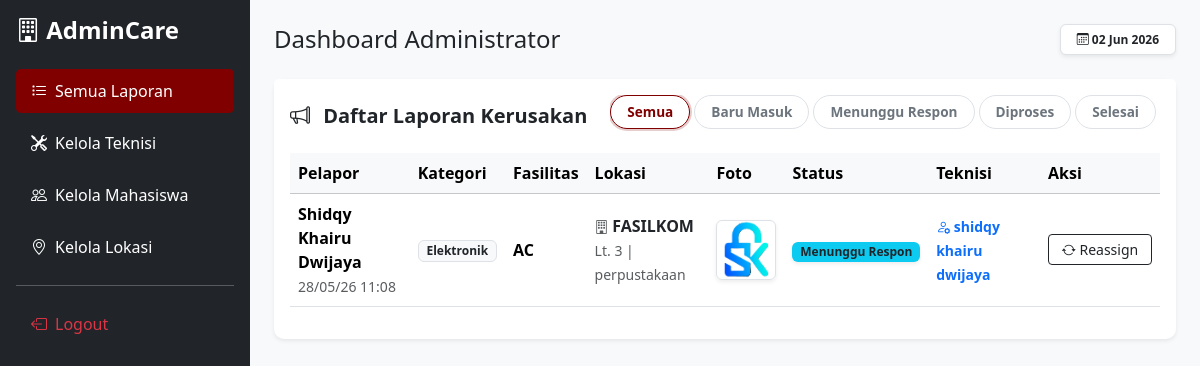
The page /admin/dashboard.php (signed in) on the database its author committed.
### tables this page shows
CREATE TABLE `laporan` (
  `id` int(11) NOT NULL,
  `id_mahasiswa` int(11) NOT NULL,
  `id_teknisi` int(11) DEFAULT NULL,
  `id_ruangan` int(11) NOT NULL,
  `nama_fasilitas` varchar(100) NOT NULL,
  `kategori` enum('Elektronik','Furniture','Internet','Kebersihan','Lainnya') NOT NULL,
  `deskripsi` text NOT NULL,
  `foto` varchar(255) NOT NULL,
  `status` enum('Menunggu','Menunggu Respon','Diproses','Sedang Dikerjakan','Selesai') DEFAULT 'Menunggu',
  `catatan_teknisi` text DEFAULT NULL,
  `tanggal_lapor` timestamp NOT NULL DEFAULT current_timestamp(),
  `tenggat_waktu` date DEFAULT NULL
);

CREATE TABLE `users` (
  `id` int(11) NOT NULL,
  `email` varchar(100) NOT NULL,
  `password` varchar(255) NOT NULL,
  `nama` varchar(100) NOT NULL,
  `role` enum('mahasiswa','admin','teknisi') NOT NULL,
  `otp_code` varchar(10) DEFAULT NULL,
  `otp_expire` datetime DEFAULT NULL
);

CREATE TABLE `master_ruangan` (
  `id` int(11) NOT NULL,
  `fakultas` varchar(100) NOT NULL,
  `lantai` varchar(50) NOT NULL,
  `ruangan` varchar(100) NOT NULL
);

### src/src_admin/proses_dashboard_admin.php (called while the page is built, shortened)
<?php
require_once dirname(__DIR__, 2) . '/config/koneksi.php';
$laporan_data = [];
$query_laporan = "SELECT l.*, u.nama as nama_pelapor, t.nama as nama_teknisi, mr.fakultas, mr.lantai, mr.ruangan as nama_ruangan
                  FROM laporan l
                  JOIN users u ON l.id_mahasiswa = u.id
                  LEFT JOIN users t ON l.id_teknisi = t.id
                  LEFT JOIN master_ruangan mr ON l.id_ruangan = mr.id
                  ORDER BY l.tanggal_lapor DESC";
$result_laporan = $conn->query($query_laporan);
if($result_laporan){
    while($row = $result_laporan->fetch_assoc()) { $laporan_data[] = $row; }
}
?>

### admin/dashboard.php (the view, shortened to what this page needs)
<?php
require_once '../src/src_admin/proses_dashboard_admin.php';
?>
<!DOCTYPE html>
<html lang="id">
<head>
    <link href="../assets/bootstrap/css/bootstrap.min.css" rel="stylesheet">
    <link rel="stylesheet" href="https://cdn.jsdelivr.net/npm/bootstrap-icons@1.10.5/font/bootstrap-icons.css">
    <link rel="stylesheet" href="../assets/style.css?v=1.1">
</head>
<body class="bg-light">
    <div class="d-flex">
        <div class="sidebar p-3 bg-dark text-white" id="sidebar" style="width: 250px;">
            <div class="d-flex justify-content-between align-items-center mb-4">
                <h4 class="text-white fw-bold m-0">
                    <i class="bi bi-building"></i> AdminCare
                </h4>
            </div>
            <a href="dashboard.php" class="sidebar-link active text-white bg-maroon mb-2">
                <i class="bi bi-list-task me-2"></i>Semua Laporan
            </a>
            <a href="teknisi.php" class="sidebar-link text-white mb-2">
                <i class="bi bi-tools me-2"></i>Kelola Teknisi
            </a>
            <a href="mahasiswa.php" class="sidebar-link text-white mb-2">
                <i class="bi bi-people me-2"></i>Kelola Mahasiswa
            </a>
            <a href="lokasi.php" class="sidebar-link text-white mb-2">
                <i class="bi bi-geo-alt me-2"></i>Kelola Lokasi
            </a>
            <hr>
            <a href="../logout.php" class="sidebar-link text-danger">
                <i class="bi bi-box-arrow-left me-2"></i>Logout
            </a>
        </div>
        <div class="flex-grow-1 p-4 bg-light w-100">
            <div class="d-flex justify-content-between align-items-center mb-4">
                <h3 class="m-0 d-flex align-items-center">
                    <span class="fs-4 fs-md-3">Dashboard Administrator</span>
                </h3>
                <span class="badge bg-white text-dark border shadow-sm px-3 py-2 d-none d-md-inline-block">
                    <i class="bi bi-calendar3"></i> <?= date('d M Y') ?>
                </span>
            </div>
            <div class="card shadow-sm border-0 mb-5 w-100">
                <div class="card-header bg-white py-3 border-bottom-0">
                    <div class="d-flex flex-column flex-md-row justify-content-between align-items-md-center">
                        <h5 class="m-0 fw-bold mb-3 mb-md-0">
                            <i class="bi bi-megaphone me-2"></i> Daftar Laporan Kerusakan
                        </h5>
                        <div class="d-flex flex-nowrap flex-md-wrap overflow-auto pb-2 pb-md-0"
                             id="pillFilterContainer"
                             style="white-space: nowrap;">
                            <a class="filter-pill active" onclick="filterTable('all', this)">Semua</a>
                            <a class="filter-pill" onclick="filterTable('Menunggu', this)">Baru Masuk</a>
                            <a class="filter-pill" onclick="filterTable('Menunggu Respon', this)">Menunggu Respon</a>
                            <a class="filter-pill" onclick="filterTable('Diproses', this)">Diproses</a>
                            <a class="filter-pill" onclick="filterTable('Selesai', this)">Selesai</a>
                        </div>
                    </div>
                </div>
                <div class="card-body table-responsive pt-0">
                    <table class="table align-middle" id="tableLaporan">
                        <thead class="table-light">
                            <tr>
                                <th>Pelapor</th>
                                <th>Kategori</th>
                                <th>Fasilitas</th>
                                <th>Lokasi</th>
                                <th>Foto</th>
                                <th>Status</th>
                                <th>Teknisi</th>
                                <th width="120px">Aksi</th>
                            </tr>
                        </thead>
                        <tbody>
                            <?php
                            if (count($laporan_data) > 0):
                                foreach($laporan_data as $row):
                                    $raw_status = $row['status'];
                                    $badge = 'bg-secondary';
                                    $filter_status = $raw_status;
                                    if($raw_status == 'Menunggu') {
                                        $badge = 'bg-danger';
                                    } elseif($raw_status == 'Menunggu Respon') {
                                        $badge = 'bg-info text-dark shadow-sm';
                                    } elseif($raw_status == 'Diproses' || $raw_status == 'Sedang Dikerjakan') {
                                        $badge = 'bg-warning text-dark';
                                        $filter_status = 'Diproses';
                                    } elseif($raw_status == 'Selesai') {
                                        $badge = 'bg-success';
                                    }
                            ?>
                            <tr class="report-row border-bottom"
                                data-status="<?= $filter_status ?>"
                                onclick="showDetail(event, <?= $row['id'] ?>)">
                                <td>
                                    <strong><?= htmlspecialchars($row['nama_pelapor']) ?></strong><br>
                                    <small class="text-muted">
                                        <?= date('d/m/y H:i', strtotime($row['tanggal_lapor'])) ?>
                                    </small>
                                </td>
                                <td>
                                    <span class="badge bg-light text-dark border">
                                        <?= $row['kategori'] ?>
                                    </span>
                                </td>
                                <td>
                                    <strong><?= htmlspecialchars($row['nama_fasilitas']) ?></strong>
                                </td>
                                <td>
                                    <?php if(!empty($row['fakultas'])): ?>
                                        <small class="text-muted">
                                            <i class="bi bi-building"></i>
                                        </small>
                                        <span class="fw-bold text-dark">
                                            <?= htmlspecialchars($row['fakultas']) ?>
                                        </span><br>
                                        <small class="text-muted">
                                            Lt. <?= htmlspecialchars($row['lantai']) ?> |
                                            <?= htmlspecialchars($row['nama_ruangan']) ?>
                                        </small>
                                    <?php endif; ?>
                                </td>
                                <td onclick="event.stopPropagation();">
                                    <img src="../uploads/<?= $row['foto'] ?>"
                                         width="60"
                                         height="60"
                                         class="rounded border shadow-sm object-fit-cover">
                                </td>
                                <td>
                                    <span class="badge <?= $badge ?> shadow-sm">
                                        <?= $raw_status ?>
                                    </span>
                                </td>
                                <td>
                                    <?= $row['nama_teknisi']
                                        ? '<span class="text-primary fw-bold small"><i class="bi bi-person-gear"></i> '.$row['nama_teknisi'].'</span>'
                                        : '<span class="text-muted small fst-italic">Belum ada</span>' ?>
                                </td>
                                <td onclick="event.stopPropagation();">
                                    <?php if($row['status'] == 'Menunggu'): ?>
                                        <button class="btn btn-sm btn-maroon w-100"
                                                data-bs-toggle="modal"
                                                data-bs-target="#assignModal<?= $row['id'] ?>">
                                            <i class="bi bi-person-plus"></i> Assign
                                        </button>
                                    <?php elseif($row['status'] == 'Menunggu Respon' ||
                                                  $row['status'] == 'Sedang Dikerjakan' ||
                                                  $row['status'] == 'Diproses'): ?>
                                        <button class="btn btn-sm btn-outline-dark w-100"
                                                data-bs-toggle="modal"
                                                data-bs-target="#assignModal<?= $row['id'] ?>">
                                            <i class="bi bi-arrow-repeat"></i> Reassign
                                        </button>
                                    <?php endif; ?>
                                </td>
                            </tr>
                            <?php endforeach; endif; ?>
                        </tbody>
                    </table>
                </div>
            </div>
        </div>
    </div>
</body>
</html>

### assets/style.css (style rules this page uses)
:root { --maroon: #800000; --maroon-dark: #5c0000; --grey-light: #f4f5f7; --blue-soft: #e7f1ff; }
body { background-color: var(--grey-light); font-family: 'Segoe UI', Tahoma, Geneva, Verdana, sans-serif; }
.bg-maroon { background-color: var(--maroon) !important; }
.sidebar { width: 250px; min-width: 250px; height: 100vh; position: sticky; top: 0; overflow-y: auto; background-color: white; border-right: 1px solid #ddd; transition: all 0.3s ease-in-out; }
.sidebar.bg-dark { background-color: #212529 !important; border-right: none; }
.sidebar-link { color: #333; text-decoration: none; padding: 10px 15px; display: block; border-radius: 5px; margin-bottom: 5px; transition: 0.3s; }
.sidebar-link:hover, .sidebar-link.active { background-color: var(--maroon) !important; color: white !important; }
.sidebar.bg-dark .sidebar-link { color: #ced4da; }
.sidebar.bg-dark .sidebar-link.active { background-color: var(--maroon) !important; color: white !important; }
.card { border: none; border-radius: 10px; transition: transform 0.2s; }
.report-row { cursor: pointer; transition: all 0.2s ease-in-out; }
.object-fit-cover { object-fit: cover; }
.filter-pill { cursor: pointer; font-weight: 600; font-size: 0.85rem; border-radius: 50px; padding: 6px 16px; margin: 0 4px 8px 0; transition: 0.3s; border: 1px solid #dee2e6; color: #6c757d; display: inline-block; background-color: white; text-decoration: none; user-select: none; }
.filter-pill.active { background-color: white !important; color: var(--maroon) !important; border-color: var(--maroon) !important; box-shadow: 0 0 0 2px rgba(128,0,0,0.2); }
.sidebar { transition: all 0.3s ease-in-out; }

### rows shown on the page
laporan: id_mahasiswa.nama "Shidqy Khairu Dwijaya", tanggal_lapor "28/05/26 11:08", kategori "Elektronik", nama_fasilitas "AC", id_ruangan.fakultas "FASILKOM", id_ruangan.lantai "3", id_ruangan.ruangan "perpustakaan", foto (picture), status "Menunggu Respon", id_teknisi.nama "shidqy khairu dwijaya"
